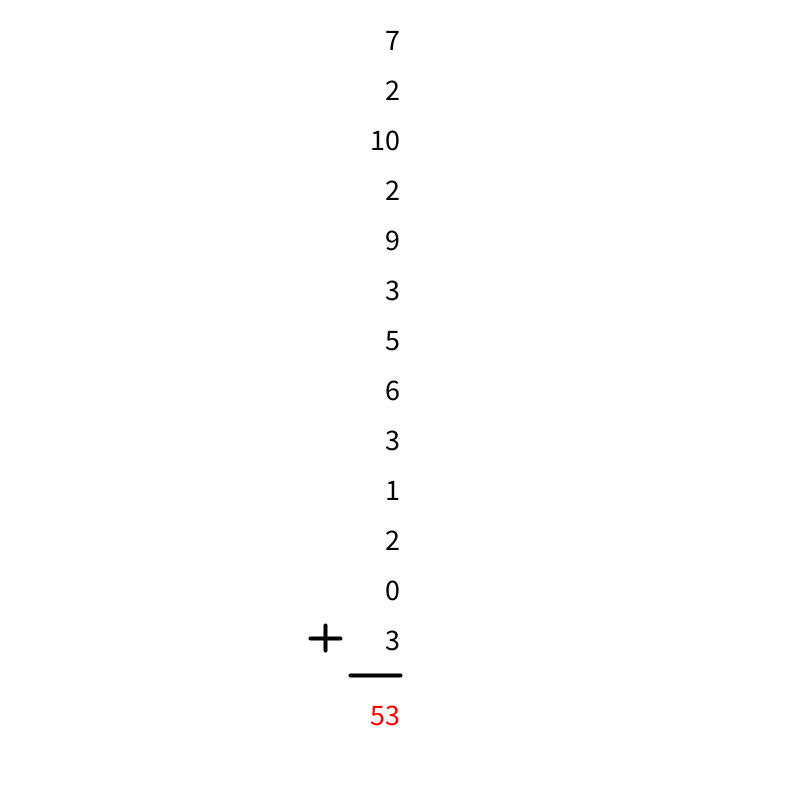
Frame 1 (no input)
Frame 60 (the mouse pressed at the canvas centre just before this capture): identical to frame 1, image omitted
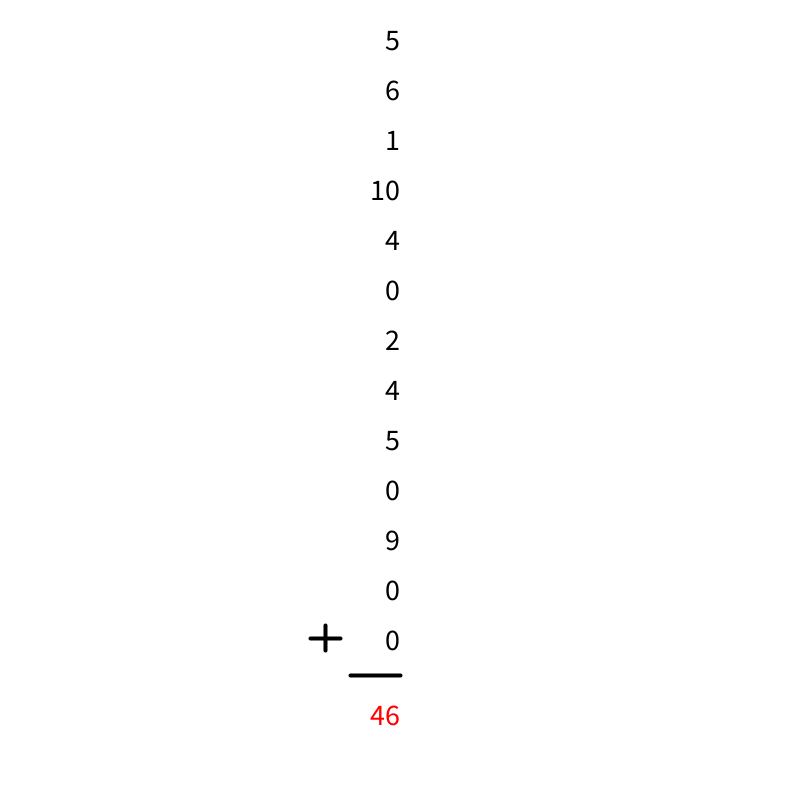
Frame 120 (the mouse held since frame 60 and released just before this capture)

The Processing sketch that drew these frames (run headless with seeded random() and noise(); from frame 60 on, the mouse is pressed at the canvas centre):

// Processing sketch: arrayNumbers
// ── arrayNumbers.pde

int numNumbers = 13;
int [] numbers;

void setup(){
  
  size(800,800);
  numbers = new color[numNumbers];
  
  for(int i=0; i<numbers.length; i++){
    numbers[i] = (int)random(0,11);
  }
}

void draw(){
  
  background(255);
  
  int sum = 0;
   
  for(int i=0; i<numbers.length; i++){
    int n = numbers[i];
    sum += n;
    fill(0);
    textSize(30); textAlign(RIGHT);
    text(n, width/2, 50 + 50*i);
  }
  
  strokeWeight(4);
  line(width/2 -50, 50*numNumbers +25 , width/2, 50*numNumbers + 25);
  
  line(width/2 - 75, 50*numNumbers, width/2 -75, 50*numNumbers - 25);
  line(width/2 - 90, 50*numNumbers - 12, width/2 -60, 50*numNumbers-12);
  
  fill(255,0,0);
  text(sum, width/2, 50*numNumbers + 50 +25);
}


void mousePressed(){
  for(int i=0; i<numbers.length; i++){
    numbers[i] = (int)random(0,11);
  }
}
